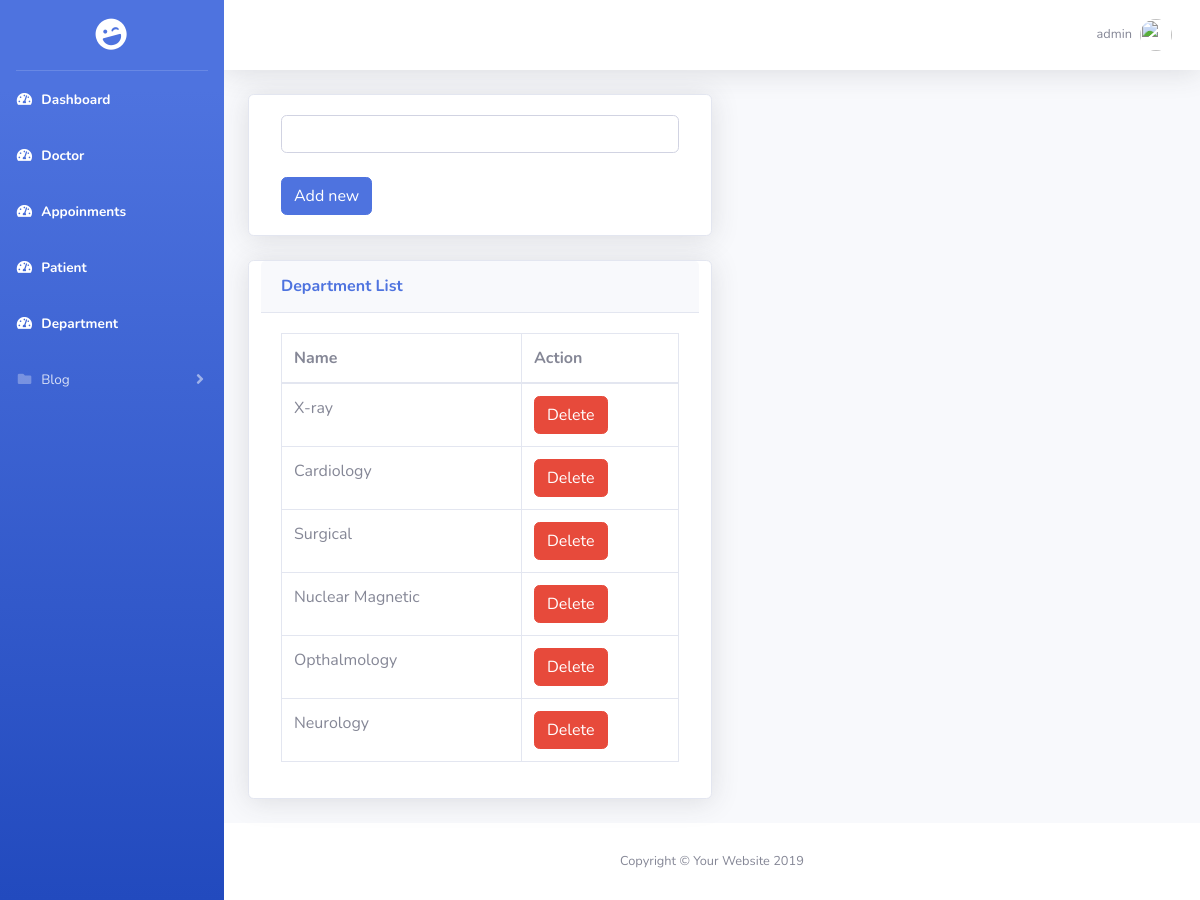
Page /dashboard/department.php (signed in) on the committed database.
### tables this page shows
CREATE TABLE `depart` (
  `id` int(11) NOT NULL,
  `name` varchar(50) NOT NULL
);

### dashboard/department.php (the view, shortened to what this page needs)
<?php include "part/header.php"; ?>
<div class="container-fluid">
<div class="col-md-6 card shadow">
<div class="card-body">
    <form action="" method="POST">
    <input type="text" name="name" class="form-control"><br>
    <button name="add" class="btn btn-primary">Add new</button>
    </form>
</div>
</div>
  <br>
  <div class="card shadow mb-4 col-md-6">
            <div class="card-header py-3">
              <h6 class="m-0 font-weight-bold text-primary">Department List</h6>
            </div>
            <div class="card-body">
              <div class="table-responsive">
                <table class="table table-bordered" id="dataTable" width="100%" cellspacing="0">
                  <thead>
                    <tr>
                      <th>Name</th>
                      <th>Action</th>
                    </tr>
                  </thead>
                  <tbody>
     <?php
     $query = "SELECT * FROM depart ORDER BY id DESC";
     $qres = mysqli_query($conn, $query);
     if($qres){
         while($res = $qres->fetch_assoc()){ ?>
                    <tr>
                      <td><?php echo $res['name']; ?></td>
                <td><a href="?del=<?php echo $res['id']; ?>" class="btn btn-danger" href="">Delete</a></td>
                  <?php
         }}
                  ?>
                    </tbody>
                </table>
              </div>
            </div>
          </div>
        </div>
</div>
<?php include "part/footer.php" ?>

### rows in the picture
depart: name "X-ray"
depart: name "Cardiology"
depart: name "Surgical"
depart: name "Nuclear Magnetic"
depart: name "Opthalmology"
depart: name "Neurology"

### other values in the picture
$_SESSION["admin"] "admin"
